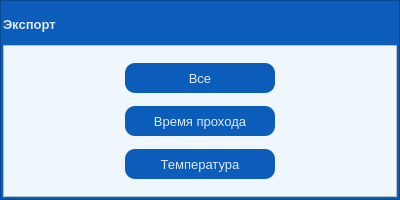
<?xml version="1.0" encoding="UTF-8"?>
<ui version="4.0">
 <class>ExportMessageBox</class>
 <widget class="QWidget" name="ExportMessageBox">
  <property name="geometry">
   <rect>
    <x>0</x>
    <y>0</y>
    <width>400</width>
    <height>200</height>
   </rect>
  </property>
  <property name="windowTitle">
   <string>Экспорт</string>
  </property>
  <property name="styleSheet">
   <string notr="true">background: transparent;
color: rgb(210, 210, 210);</string>
  </property>
  <layout class="QVBoxLayout" name="verticalLayout">
   <property name="spacing">
    <number>0</number>
   </property>
   <property name="leftMargin">
    <number>0</number>
   </property>
   <property name="topMargin">
    <number>0</number>
   </property>
   <property name="rightMargin">
    <number>0</number>
   </property>
   <property name="bottomMargin">
    <number>0</number>
   </property>
   <item>
    <widget class="QFrame" name="frame_center">
     <property name="styleSheet">
      <string notr="true">background-color: #0C5DB9;
</string>
     </property>
     <property name="frameShape">
      <enum>QFrame::StyledPanel</enum>
     </property>
     <property name="frameShadow">
      <enum>QFrame::Raised</enum>
     </property>
     <layout class="QVBoxLayout" name="verticalLayout_2">
      <property name="spacing">
       <number>0</number>
      </property>
      <property name="leftMargin">
       <number>2</number>
      </property>
      <property name="topMargin">
       <number>2</number>
      </property>
      <property name="rightMargin">
       <number>2</number>
      </property>
      <property name="bottomMargin">
       <number>2</number>
      </property>
      <item>
       <widget class="QFrame" name="frame_title">
        <property name="maximumSize">
         <size>
          <width>400</width>
          <height>42</height>
         </size>
        </property>
        <property name="styleSheet">
         <string notr="true">background-color: #0C5DB9;
</string>
        </property>
        <property name="frameShape">
         <enum>QFrame::NoFrame</enum>
        </property>
        <property name="frameShadow">
         <enum>QFrame::Raised</enum>
        </property>
        <property name="lineWidth">
         <number>0</number>
        </property>
        <layout class="QHBoxLayout" name="horizontalLayout_3">
         <property name="spacing">
          <number>0</number>
         </property>
         <property name="leftMargin">
          <number>0</number>
         </property>
         <property name="topMargin">
          <number>0</number>
         </property>
         <property name="rightMargin">
          <number>0</number>
         </property>
         <property name="bottomMargin">
          <number>0</number>
         </property>
         <item>
          <widget class="QLabel" name="label_title">
           <property name="palette">
            <palette>
             <active>
              <colorrole role="WindowText">
               <brush brushstyle="SolidPattern">
                <color alpha="221">
                 <red>255</red>
                 <green>255</green>
                 <blue>255</blue>
                </color>
               </brush>
              </colorrole>
              <colorrole role="Button">
               <brush brushstyle="SolidPattern">
                <color alpha="0">
                 <red>0</red>
                 <green>0</green>
                 <blue>0</blue>
                </color>
               </brush>
              </colorrole>
              <colorrole role="Text">
               <brush brushstyle="SolidPattern">
                <color alpha="221">
                 <red>255</red>
                 <green>255</green>
                 <blue>255</blue>
                </color>
               </brush>
              </colorrole>
              <colorrole role="ButtonText">
               <brush brushstyle="SolidPattern">
                <color alpha="221">
                 <red>255</red>
                 <green>255</green>
                 <blue>255</blue>
                </color>
               </brush>
              </colorrole>
              <colorrole role="Base">
               <brush brushstyle="SolidPattern">
                <color alpha="0">
                 <red>0</red>
                 <green>0</green>
                 <blue>0</blue>
                </color>
               </brush>
              </colorrole>
              <colorrole role="Window">
               <brush brushstyle="SolidPattern">
                <color alpha="0">
                 <red>0</red>
                 <green>0</green>
                 <blue>0</blue>
                </color>
               </brush>
              </colorrole>
             </active>
             <inactive>
              <colorrole role="WindowText">
               <brush brushstyle="SolidPattern">
                <color alpha="221">
                 <red>255</red>
                 <green>255</green>
                 <blue>255</blue>
                </color>
               </brush>
              </colorrole>
              <colorrole role="Button">
               <brush brushstyle="SolidPattern">
                <color alpha="0">
                 <red>0</red>
                 <green>0</green>
                 <blue>0</blue>
                </color>
               </brush>
              </colorrole>
              <colorrole role="Text">
               <brush brushstyle="SolidPattern">
                <color alpha="221">
                 <red>255</red>
                 <green>255</green>
                 <blue>255</blue>
                </color>
               </brush>
              </colorrole>
              <colorrole role="ButtonText">
               <brush brushstyle="SolidPattern">
                <color alpha="221">
                 <red>255</red>
                 <green>255</green>
                 <blue>255</blue>
                </color>
               </brush>
              </colorrole>
              <colorrole role="Base">
               <brush brushstyle="SolidPattern">
                <color alpha="0">
                 <red>0</red>
                 <green>0</green>
                 <blue>0</blue>
                </color>
               </brush>
              </colorrole>
              <colorrole role="Window">
               <brush brushstyle="SolidPattern">
                <color alpha="0">
                 <red>0</red>
                 <green>0</green>
                 <blue>0</blue>
                </color>
               </brush>
              </colorrole>
             </inactive>
             <disabled>
              <colorrole role="WindowText">
               <brush brushstyle="SolidPattern">
                <color alpha="221">
                 <red>255</red>
                 <green>255</green>
                 <blue>255</blue>
                </color>
               </brush>
              </colorrole>
              <colorrole role="Button">
               <brush brushstyle="SolidPattern">
                <color alpha="0">
                 <red>0</red>
                 <green>0</green>
                 <blue>0</blue>
                </color>
               </brush>
              </colorrole>
              <colorrole role="Text">
               <brush brushstyle="SolidPattern">
                <color alpha="221">
                 <red>255</red>
                 <green>255</green>
                 <blue>255</blue>
                </color>
               </brush>
              </colorrole>
              <colorrole role="ButtonText">
               <brush brushstyle="SolidPattern">
                <color alpha="221">
                 <red>255</red>
                 <green>255</green>
                 <blue>255</blue>
                </color>
               </brush>
              </colorrole>
              <colorrole role="Base">
               <brush brushstyle="SolidPattern">
                <color alpha="0">
                 <red>0</red>
                 <green>0</green>
                 <blue>0</blue>
                </color>
               </brush>
              </colorrole>
              <colorrole role="Window">
               <brush brushstyle="SolidPattern">
                <color alpha="0">
                 <red>0</red>
                 <green>0</green>
                 <blue>0</blue>
                </color>
               </brush>
              </colorrole>
             </disabled>
            </palette>
           </property>
           <property name="font">
            <font>
             <family>Segoe UI</family>
             <pointsize>10</pointsize>
             <weight>75</weight>
             <bold>true</bold>
            </font>
           </property>
           <property name="styleSheet">
            <string notr="true">background: transparent;
color: rgb(255, 255, 255, 221);</string>
           </property>
           <property name="text">
            <string>Экспорт</string>
           </property>
          </widget>
         </item>
         <item>
          <widget class="QPushButton" name="button_close">
           <property name="sizePolicy">
            <sizepolicy hsizetype="Minimum" vsizetype="Expanding">
             <horstretch>0</horstretch>
             <verstretch>0</verstretch>
            </sizepolicy>
           </property>
           <property name="minimumSize">
            <size>
             <width>40</width>
             <height>0</height>
            </size>
           </property>
           <property name="maximumSize">
            <size>
             <width>40</width>
             <height>16777215</height>
            </size>
           </property>
           <property name="toolTip">
            <string>Close</string>
           </property>
           <property name="styleSheet">
            <string notr="true">QPushButton {	
	border: none;
	background-color: transparent;
}
QPushButton:hover {
	background-color: rgb(52, 59, 72);
}
QPushButton:pressed {	
	background-color: rgb(85, 170, 255);
}</string>
           </property>
           <property name="text">
            <string/>
           </property>
           <property name="icon">
            <iconset resource="../files.qrc">
             <normaloff>:/20x20/data/resources/icons/20x20/cil-x.png</normaloff>:/20x20/data/resources/icons/20x20/cil-x.png</iconset>
           </property>
          </widget>
         </item>
        </layout>
       </widget>
      </item>
      <item>
       <widget class="QFrame" name="frame_contains">
        <property name="styleSheet">
         <string notr="true">background-color: #EFF7FD;</string>
        </property>
        <property name="frameShape">
         <enum>QFrame::StyledPanel</enum>
        </property>
        <property name="frameShadow">
         <enum>QFrame::Raised</enum>
        </property>
        <widget class="QPushButton" name="button_temperature">
         <property name="geometry">
          <rect>
           <x>122</x>
           <y>104</y>
           <width>150</width>
           <height>30</height>
          </rect>
         </property>
         <property name="minimumSize">
          <size>
           <width>150</width>
           <height>30</height>
          </size>
         </property>
         <property name="maximumSize">
          <size>
           <width>150</width>
           <height>30</height>
          </size>
         </property>
         <property name="font">
          <font>
           <family>Segoe UI</family>
           <pointsize>10</pointsize>
          </font>
         </property>
         <property name="styleSheet">
          <string notr="true">QPushButton {
	border-radius: 10px;	
	background-color: #0C5DB9;
	color: rgb(255, 255, 255, 221);
}
QPushButton:hover {
	background-color: #91D1EE;
	color: rgb(255, 255, 255, 221);
}
QPushButton:pressed {	
	background-color: #87B9E0;
	color: rgb(255, 255, 255);
}</string>
         </property>
         <property name="text">
          <string>Температура</string>
         </property>
        </widget>
        <widget class="QPushButton" name="button_all">
         <property name="geometry">
          <rect>
           <x>122</x>
           <y>18</y>
           <width>150</width>
           <height>30</height>
          </rect>
         </property>
         <property name="maximumSize">
          <size>
           <width>150</width>
           <height>30</height>
          </size>
         </property>
         <property name="font">
          <font>
           <family>Segoe UI</family>
           <pointsize>10</pointsize>
          </font>
         </property>
         <property name="styleSheet">
          <string notr="true">QPushButton {
	border-radius: 10px;	
	background-color: #0C5DB9;
	color: rgb(255, 255, 255, 221);
}
QPushButton:hover {
	background-color: #91D1EE;
	color: rgb(255, 255, 255, 221);
}
QPushButton:pressed {	
	background-color: #87B9E0;
	color: rgb(255, 255, 255);
}</string>
         </property>
         <property name="text">
          <string>Все</string>
         </property>
        </widget>
        <widget class="QPushButton" name="button_passage">
         <property name="geometry">
          <rect>
           <x>122</x>
           <y>61</y>
           <width>150</width>
           <height>30</height>
          </rect>
         </property>
         <property name="maximumSize">
          <size>
           <width>150</width>
           <height>30</height>
          </size>
         </property>
         <property name="font">
          <font>
           <family>Segoe UI</family>
           <pointsize>10</pointsize>
          </font>
         </property>
         <property name="styleSheet">
          <string notr="true">QPushButton {
	border-radius: 10px;	
	background-color: #0C5DB9;
	color: rgb(255, 255, 255, 221);
}
QPushButton:hover {
	background-color: #91D1EE;
	color: rgb(255, 255, 255, 221);
}
QPushButton:pressed {	
	background-color: #87B9E0;
	color: rgb(255, 255, 255);
}</string>
         </property>
         <property name="text">
          <string>Время прохода</string>
         </property>
        </widget>
       </widget>
      </item>
     </layout>
    </widget>
   </item>
  </layout>
 </widget>
 <resources>
  <include location="../files.qrc"/>
 </resources>
 <connections/>
</ui>
